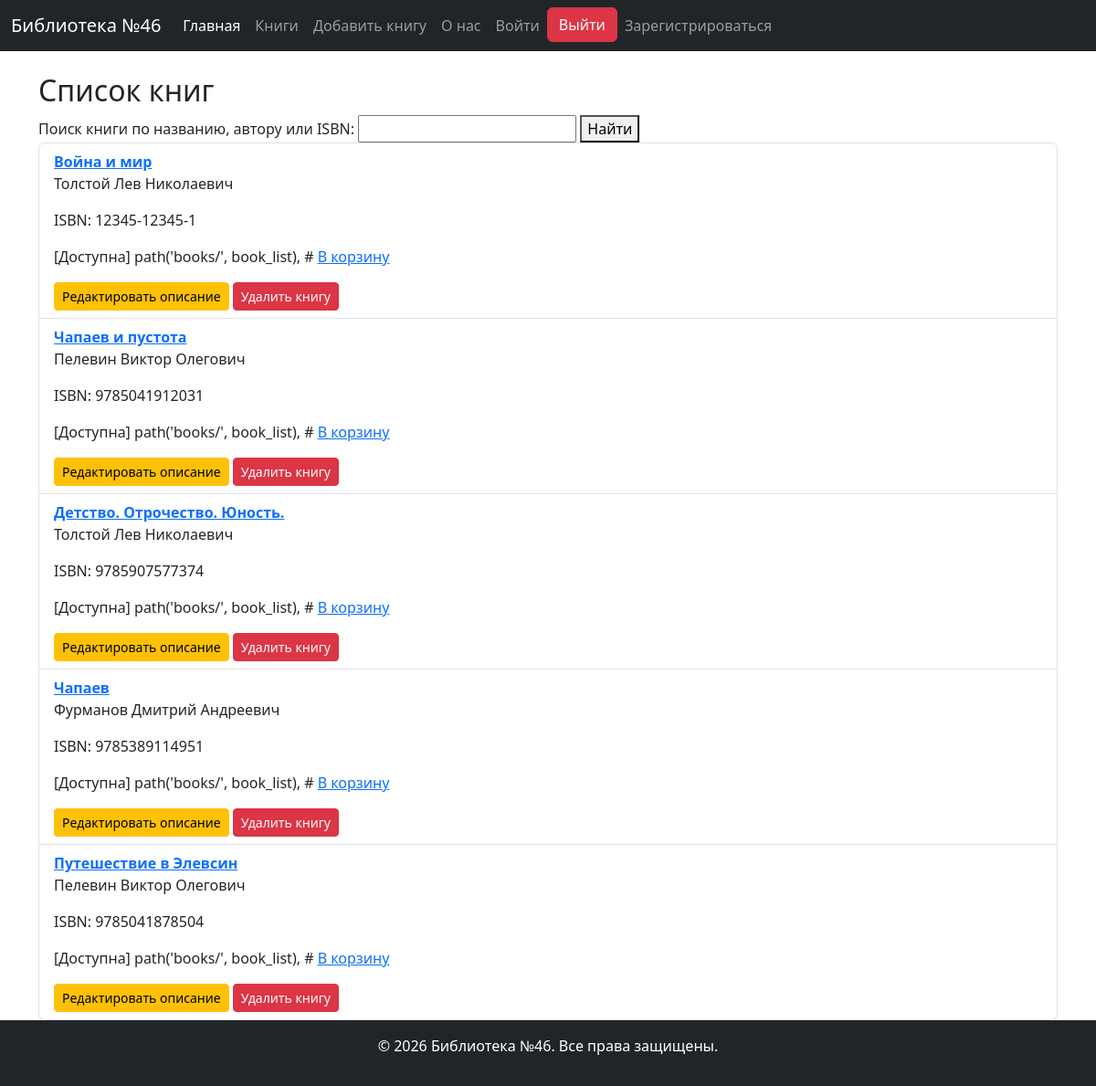
/books/, run on an earlier commit of the app's database.
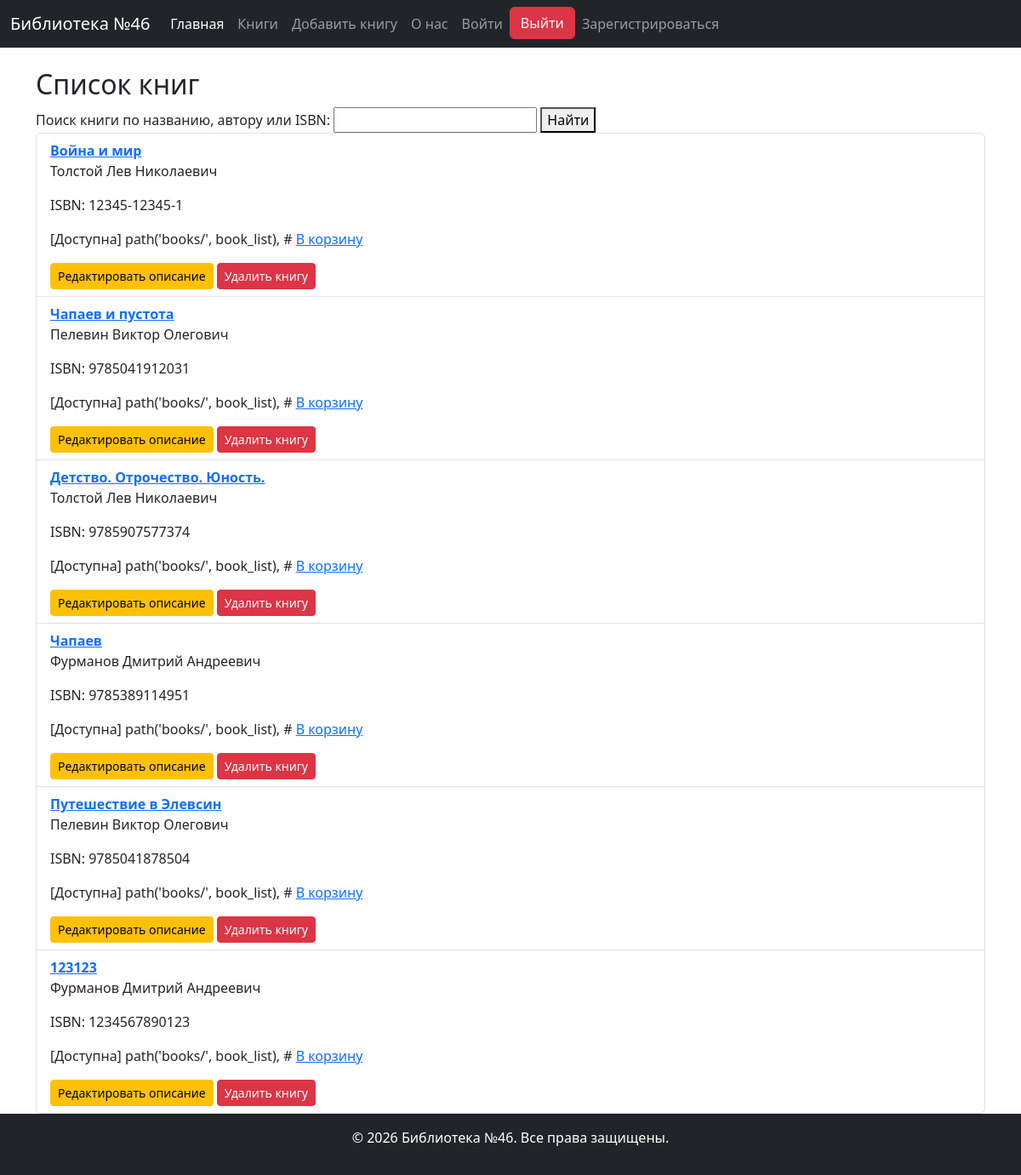
And on a later commit of the database.
### lib_app/models.py (models this page shows, shortened)
class Book(models.Model):
    title = models.CharField(max_length=255)
    author = models.ForeignKey(
        Author,
        on_delete=models.SET_NULL,
        related_name='books',
        null=True,
        blank=True
    )
    translator = models.ForeignKey(
        Translator,
        on_delete=models.SET_NULL,
        related_name='books',
        null=True,
        blank=True
    )
    publisher = models.ForeignKey(
        Publisher,
        on_delete=models.SET_NULL,
        related_name='books',
        null=True,
        blank=True
    )
    isbn = models.CharField(
        max_length=13,                                          # ISBN должен содержать ровно 13 цифр
        null=True,
        blank=True
    )
    year = models.PositiveIntegerField(
        null=True,
        blank=True,
        validators=[
            MinValueValidator(1),                               # Год должен быть ≥ 1
            MaxValueValidator(datetime.now().year)              # Не больше текущего года
        ]
    )
    short_description = models.TextField(
        default = "",
        null=True,
        blank=True
    )
    key_words = models.TextField(
        default = "",
        null=True,
        blank=True
    )
    available = models.BooleanField(default=True)               # доступна ли для выдачи
    times_of_issued = models.PositiveIntegerField(default=0)    # сколько раз выдана книга

class Author(models.Model):
    name = models.CharField(max_length=200)
    date_of_birth = models.DateField(null=True, blank=True)
    date_of_death = models.DateField(null=True, blank=True)

### lib_app/views.py (the view)
# urls.py: path('books/', BookListView.as_view(), name='book_list'),
class BookListView(BookBase, ListView):
    def get_queryset(self):
        queryset = super().get_queryset()
        query = self.request.GET.get('q', '')
        if query:
            queryset = queryset.filter(
                Q(title__icontains=query) |
                Q(author__name__icontains=query) |
                Q(isbn__icontains=query) |
                Q(key_words__icontains=query)
            )
        else:
            books = Book.objects.all()
        return queryset
    def get_context_data(self, **kwargs):
        context = super().get_context_data(**kwargs)
        context['title'] = 'Список книг'
        return context

### lib_app/templates/lib_app/book_list.html
{% extends "base.html" %}
{% block content %}
    <h2>{{ title }}</h2>
    <form method="get">
        <label for="site-search">Поиск книги по названию, автору или ISBN:</label>
        <input type="search" name="q" value="{{ query }}">
        <button>Найти</button>
    </form>
    <ul class="list-group">
        {% for book in book_list %}
        <li class="list-group-item">
            <strong><a href="{% url 'book_detail' book.id %}">{{ book.title }}</a></strong>
            <p>{{ book.author.name }}
            <p>{% if book.isbn %}
                ISBN: {{ book.isbn }}
            {% else %}
                ISBN не присвоен
            {% endif %}</p>
            {% if book.available %}
                <span class="available">[Доступна]</span>
                path('books/', book_list), # <a href="{% url 'add_to_cart' book.id %}">В корзину</a>
            {% else %}
                <span class="unavailable">[Недоступна]</span>
            {% endif %}</p>
            <a href="{% url 'book_edit' book.id %}" class="btn btn-sm btn-warning">Редактировать описание</a>
            <a href="{% url 'book_delete' book.id %}" class="btn btn-sm btn-danger">Удалить книгу</a>
        </li>
        {% empty %}
            <p>Книги не найдены.</p>
        {% endfor %}
    </ul>
{% endblock %}

What changed in the data, as far as the page shows it:
added Book: title "123123", author.name "Фурманов Дмитрий Андреевич", isbn "1234567890123", available "[Доступна]"
